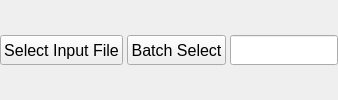
                                   <widget class="QWidget" name="inputFileContainer" native="true">
                                    <layout class="QHBoxLayout" name="horizontalLayout_4">
                                     <property name="spacing">
                                      <number>4</number>
                                     </property>
                                     <property name="leftMargin">
                                      <number>0</number>
                                     </property>
                                     <property name="topMargin">
                                      <number>0</number>
                                     </property>
                                     <property name="rightMargin">
                                      <number>0</number>
                                     </property>
                                     <property name="bottomMargin">
                                      <number>0</number>
                                     </property>
                                     <item>
                                      <widget class="QPushButton" name="inputFileSelectButton">
                                       <property name="minimumSize">
                                        <size>
                                         <width>0</width>
                                         <height>30</height>
                                        </size>
                                       </property>
                                       <property name="maximumSize">
                                        <size>
                                         <width>16777215</width>
                                         <height>30</height>
                                        </size>
                                       </property>
                                       <property name="font">
                                        <font>
                                         <pointsize>12</pointsize>
                                        </font>
                                       </property>
                                       <property name="styleSheet">
                                        <string notr="true" />
                                       </property>
                                       <property name="text">
                                        <string>Select Input File</string>
                                       </property>
                                      </widget>
                                     </item>
                                     <item>
                                      <widget class="QPushButton" name="batchSelectButton">
                                       <property name="minimumSize">
                                        <size>
                                         <width>0</width>
                                         <height>30</height>
                                        </size>
                                       </property>
                                       <property name="maximumSize">
                                        <size>
                                         <width>16777215</width>
                                         <height>30</height>
                                        </size>
                                       </property>
                                       <property name="font">
                                        <font>
                                         <pointsize>12</pointsize>
                                        </font>
                                       </property>
                                       <property name="styleSheet">
                                        <string notr="true" />
                                       </property>
                                       <property name="text">
                                        <string>Batch Select</string>
                                       </property>
                                      </widget>
                                     </item>
                                     <item>
                                      <widget class="QLineEdit" name="inputFileText">
                                       <property name="sizePolicy">
                                        <sizepolicy hsizetype="MinimumExpanding" vsizetype="Fixed">
                                         <horstretch>0</horstretch>
                                         <verstretch>0</verstretch>
                                        </sizepolicy>
                                       </property>
                                       <property name="minimumSize">
                                        <size>
                                         <width>0</width>
                                         <height>30</height>
                                        </size>
                                       </property>
                                       <property name="maximumSize">
                                        <size>
                                         <width>230</width>
                                         <height>30</height>
                                        </size>
                                       </property>
                                       <property name="readOnly">
                                        <bool>false</bool>
                                       </property>
                                      </widget>
                                     </item>
                                    </layout>
                                   </widget>
